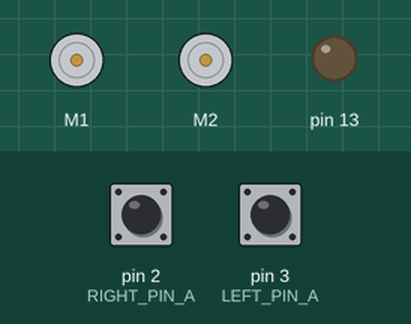
The sketch below on a simulated Arduino Uno, built with avr-gcc and run on an emulated ATmega328P. Shown: 2 × DC motor (green arrow = forward, orange = backward, longer = faster), output pins drawn as LEDs (lit = HIGH). The inputs (shaded band) are chosen by the test bench; at power-on: pin 2 (RIGHT_PIN_A) HIGH, pin 3 (LEFT_PIN_A) HIGH.

Above: at 0.1 s.
At 0.6 s:
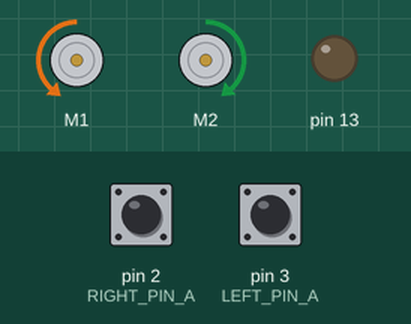
Timing chart, 0 to 2.1 s (numbered marks = the images above):
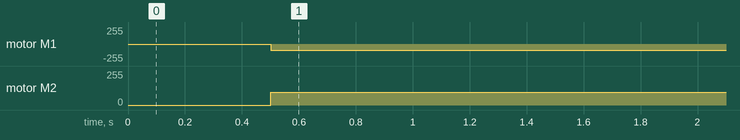

The sketch:

CombinedWorks.ino
```cpp
#include <DualMC33926MotorShield.h>
#include <Wire.h>
#define SLAVE_ADDRESS 0x02
#define PI_ADDRESS 0x20

///////////////////////////////////////////////////////////////////////////////////////
//\\\\\\\ MOTOR 1 == RIGHT MOTOR   \\\\\\\\\\  MOTOR 2 == LEFT MOTOR \\\\\\\\\\\\\\\//
/////////////////////////////////////////////////////////////////////////////////////////
DualMC33926MotorShield md;

// Pin A and pin B define the CLK and DT outputs of the encoder, respectively
const int LEFT_PIN_A = 3;
const int LEFT_PIN_B = 11;
const int RIGHT_PIN_A = 2;
const int RIGHT_PIN_B = 5;

// This program uses a state machine to track the encoder’s position
// These variables store the state
bool A_LAST_STATE = 0;
bool A_CURRENT_STATE_LEFT = 0;
bool B_CURRENT_STATE_LEFT = 0;
bool A_CURRENT_STATE_RIGHT = 0;
bool B_CURRENT_STATE_RIGHT = 0;
int key = 1;

int index = 0;

//int countLeft; // measures motor encoder counts -- unitless
//int countRight;
//int intError = 0; //integral error for I in PI controller -- tenths of a degree second
//int prevMyTime = 0; //previous loop time marker -- milliseconds
//int currMyTime = 0; //current time marker -- milliseconds
//int prev_pos = 0; // stores the position of the motor in the previous loop -- position in degrees
//int target = 0; // target position -- position in degrees
//double motorVal = 0;//variable to hold the value we write to the motor -- units in degrees
double current_posLeft = 0; // current position of the motor -- position in degrees
double current_posRight = 0; // current position of the motor -- position in degrees
double countLeft = 0;
double countRight = 0;

double target = 360;
double theta_r = 0;
double intError_r = 0;
double currMyTime_r = 0;
double prevMyTime_r = 0;
double prev_pos_r = 0;
double motorVal_r = 0;

double theta_l = 0;
double intError_l = 0;
double currMyTime_l = 0;
double prevMyTime_l = 0;
double prev_pos_l = 0;
double motorVal_l = 0;

double time_initial = 0;
double x_pos = 0;
double y_pos = 0;
double theta = 0;
double right_wheel_degrees_initial = 0;
double left_wheel_degrees_initial = 0;
double right_angular_velocity = 0;
double left_angular_velocity = 0;
double radius = 7.4;
double b = 34.5;
const double Sampling_Interval= 10;


double vel;
double wait;


// Proportional controller constants
const double Ki = .2;
const double Kp = 3.5;

//C code for Arduino
//#get the value that the pi sent to determine which quadrent(only 4 cases) it is in
//void receiveData(int byteCount) {
//  case = wire.read(); #variable case is what quadrent or which of the 4 cases the aruco marker is at
//}
void CALCULATIONS();
void MOTOR_MOVE();

void setup() {

  // Encoder pins
  pinMode(LEFT_PIN_A, INPUT);
  pinMode(LEFT_PIN_B, INPUT);
  pinMode(RIGHT_PIN_A, INPUT);
  pinMode(RIGHT_PIN_B, INPUT);

  // i2c pins
  pinMode(12,INPUT);
  pinMode(13, OUTPUT);

  Serial.begin(115200);

  // Setting up the interrupt handler
  // Activates whenever the CLK pin on the encoder changes voltage
  attachInterrupt(digitalPinToInterrupt(LEFT_PIN_A), LeftTick, CHANGE);
  attachInterrupt(digitalPinToInterrupt(RIGHT_PIN_A), RightTick, CHANGE);
  md.init(); //initialize  motor
  //mdRight.init(); //initialize right motor
  delay(500); //delay to let motor initialize

  // i2c interrupt initialization
  //Wire.begin(PI_ADDRESS);
  //Wire.onReceive(PI_READ);
  //Wire.onRequest(PI_WRITE);

}

void loop() {

  // Nothing happens in the main loop due to interrupt handler
  // Serial.println("Austin is a dumbass");

  theta_r = theta;
  theta_l = theta;

  // Normalizing the unitless encoder counts into a 360 degree rotation
  current_posLeft = double(countLeft)/4.44;//2.22
  current_posRight = double(countRight)/4.44;//2.22
  CALCULATIONS();

  RIGHT_MOTOR_MOVE();
  LEFT_MOTOR_MOVE();


  if ( ((target - theta <= 40) ||(target-theta<=-40))&& (key == 1) ) {
    Serial.println("asdf");
    wait = millis();
    key = 2;

  }

  if (key == 2 && ((millis() - wait) >= 1000)) {
    MOTOR_MOVE();
  }


}


// i2c interrupt handler for receive request from PI
void PI_READ(int byteCount) {

  // stores data sent from Pi to Arduino -- rotation position given by aruco marker
  int data = 0;
  //data = Wire.read(); // receive a byte as character


  // PI sends 0,1,2,3 depending on quadrant the aruco marker is placed in
  switch(data) {
    case 0:
      target = 0;
      break;
    case 1:
      target = 90;
      break;
    case 2:
      target = 180;
      break;
    case 3:
      target = 270;
      break;
  }

}

// instantiate index to iterate through charArray inside of the PI_WRITE loop


// i2c interrupt handler for request request from PI


// Encoder interrupt
void LeftTick() {

  // Normalize values over 360 degrees into values from 0-360
  if ( countLeft >= 1600 ) {

    //countLeft = 0;
  }

  A_CURRENT_STATE_LEFT = digitalRead(LEFT_PIN_A);//read state of signal A
  B_CURRENT_STATE_LEFT = digitalRead(LEFT_PIN_B);//read state of signal B

  if (A_CURRENT_STATE_LEFT==B_CURRENT_STATE_LEFT){ //if the signals are the same

    countLeft-=1;//subract from the count
  }
  else {//if signals are different
    countLeft+=1;//add 2 to the count
  }
   /*Serial.print( A_CURRENT_STATE );
   Serial.print( "  " );
   Serial.print( B_CURRENT_STATE );
   Serial.print(degree);
   Serial.print( '\n' );// */
}

void RightTick() {

  // Normalize values over 360 degrees into values from 0-360
  if ( countRight >= 1600 ) {

    //countRight = 0;
  }

  A_CURRENT_STATE_RIGHT = digitalRead(RIGHT_PIN_A); //read state of signal A
  B_CURRENT_STATE_RIGHT = digitalRead(RIGHT_PIN_B); //read state of signal B

  if (A_CURRENT_STATE_RIGHT==B_CURRENT_STATE_RIGHT){ //if the signals are the same

    countRight+=1;//subract from the count
  }
  else {//if signals are different
    countRight-=1;//add 2 to the count
  }
   /*Serial.print( A_CURRENT_STATE );
   Serial.print( "  " );
   Serial.print( B_CURRENT_STATE );
   Serial.print(degree);
   Serial.print( '\n' );// */
}

void CALCULATIONS(){
  // if statement is responsible for adhering to a sampling interval. The
  //>= Sampling_Interval means sampling intervals of Sampling_Interval
  // milliseconds

  if ( (millis() - time_initial) >= Sampling_Interval) {

    time_initial = millis();

    // Angular velocity equations
//    right_angular_velocity = ((current_posRight - right_wheel_degrees_initial) / Sampling_Interval) * 3.14159 / 180;
    right_angular_velocity = ((current_posRight - right_wheel_degrees_initial) / (Sampling_Interval / 1000)) * 3.14159 / 180;
    left_angular_velocity = ((current_posLeft - left_wheel_degrees_initial) / (Sampling_Interval / 1000)) * 3.14159 / 180;

//    right_angular_velocity = (18 * ( current_posRight - right_wheel_degrees_initial) ) * (3.14159) / 180;
//    left_angular_velocity = (18 *( current_posLeft - left_wheel_degrees_initial )) * (3.14159) / 180;

    right_wheel_degrees_initial = current_posRight;
    left_wheel_degrees_initial = current_posLeft;

    // Tracking position of car
    x_pos += (Sampling_Interval / 1000) * (right_angular_velocity * radius) * 2 / 2;
    y_pos += (Sampling_Interval / 1000) * sin( theta ) * (right_angular_velocity + left_angular_velocity) / 2;
    theta += (Sampling_Interval / 1000) * (radius / b) * ( left_angular_velocity - right_angular_velocity) * 180 / 3.14159;

  }
//  Serial.print(double(x_pos));
//  Serial.print('\n');

}


void RIGHT_MOTOR_MOVE(){

  if (theta_r-target <=  10 && theta_r-target >=  -10){// THIS IF STATEMENT IS SUPER DUPER IMPORTANT!!!!!!!!!!!!
    theta_r = target;                // There is some noise in the system that will cause everything to become unstable
    intError_r = 0;                         // This if statement rejects such noise and keeps the system from running away
  }

  currMyTime_r = millis();//get current time
  if (currMyTime_r >= prevMyTime_r+100){ // sample every 10th of a second

    // calculating integral error
    if ( abs((target - theta_r )) < 50 ) {
       intError_r += (target- theta_r);
    }
    else {
      intError_r = 0;
    }
    // storing dt
    prev_pos_r = theta_r;//reset prev_pos
    prevMyTime_r = currMyTime_r;//reset prevMyTime

    // use built in shield library to move the motor
    // takes in values from -400 to 400
    // uses a built in PWM to control the voltage supplied to the motor
    motorVal_r = double(( target-theta_r )) * Kp + (Ki * double(intError_r)); //calculate the motor val

    if ( motorVal_r >= 150 ) {
      motorVal_r = 150;
    }
    md.setM1Speed( -motorVal_r);

  }

}

void LEFT_MOTOR_MOVE(){


  if (theta_l-target <=  10 && theta_l-target >=  -10){// THIS IF STATEMENT IS SUPER DUPER IMPORTANT!!!!!!!!!!!!
    theta_l = target;                // There is some noise in the system that will cause everything to become unstable
    intError_r = 0;                         // This if statement rejects such noise and keeps the system from running away
  }

  currMyTime_l = millis();//get current time
  if (currMyTime_l >= prevMyTime_l+100){ // sample every 10th of a second

    // calculating integral error
    if ( abs((target - theta_l )) < 50 ) {
       intError_l += (target- theta_l);
    }
    else {
      intError_l = 0;
    }

    // storing dt
    prev_pos_l = theta_l;//reset prev_pos
    prevMyTime_l = currMyTime_l;//reset prevMyTime

    // use built in shield library to move the motor
    // takes in values from -400 to 400
    // uses a built in PWM to control the voltage supplied to the motor
    motorVal_l = double(( target-theta_l )) * Kp + (Ki * double(intError_l));

    if ( motorVal_l >= 150 ) {
      motorVal_l = 150;
    }
    md.setM2Speed( motorVal_l);

  }

//  Serial.print(double(target- theta_l));
//  Serial.print('\n');

}


void MOTOR_MOVE() {

  vel = (15 - (x_pos / 24.6)) * 80;
  if ( vel >= 225 ) {
    vel = 225;
  }

  md.setM1Speed(vel);
  md.setM2Speed(vel * (.88 + (target - theta) * .001));


}
```

Measured:
- by itself, motor M1: stopped → backward 95/255 at 0.50 s
- by itself, motor M2: stopped → forward 95/255 at 0.50 s
